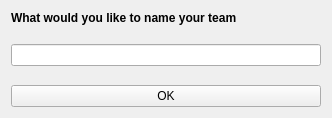
<?xml version="1.0" encoding="UTF-8"?>
<ui version="4.0">
 <class>Form</class>
 <widget class="QWidget" name="Form">
  <property name="geometry">
   <rect>
    <x>0</x>
    <y>0</y>
    <width>332</width>
    <height>118</height>
   </rect>
  </property>
  <property name="windowTitle">
   <string>Form</string>
  </property>
  <layout class="QVBoxLayout" name="verticalLayout_2">
   <item>
    <layout class="QVBoxLayout" name="verticalLayout">
     <item>
      <widget class="QLabel" name="label">
       <property name="font">
        <font>
         <pointsize>9</pointsize>
         <weight>75</weight>
         <bold>true</bold>
        </font>
       </property>
       <property name="text">
        <string>What would you like to name your team</string>
       </property>
      </widget>
     </item>
     <item>
      <spacer name="verticalSpacer_2">
       <property name="orientation">
        <enum>Qt::Vertical</enum>
       </property>
       <property name="sizeHint" stdset="0">
        <size>
         <width>20</width>
         <height>40</height>
        </size>
       </property>
      </spacer>
     </item>
     <item>
      <widget class="QLineEdit" name="lineEdit"/>
     </item>
     <item>
      <spacer name="verticalSpacer">
       <property name="orientation">
        <enum>Qt::Vertical</enum>
       </property>
       <property name="sizeHint" stdset="0">
        <size>
         <width>20</width>
         <height>40</height>
        </size>
       </property>
      </spacer>
     </item>
     <item>
      <widget class="QPushButton" name="pushButton">
       <property name="text">
        <string>OK</string>
       </property>
      </widget>
     </item>
    </layout>
   </item>
  </layout>
 </widget>
 <resources/>
 <connections/>
</ui>
